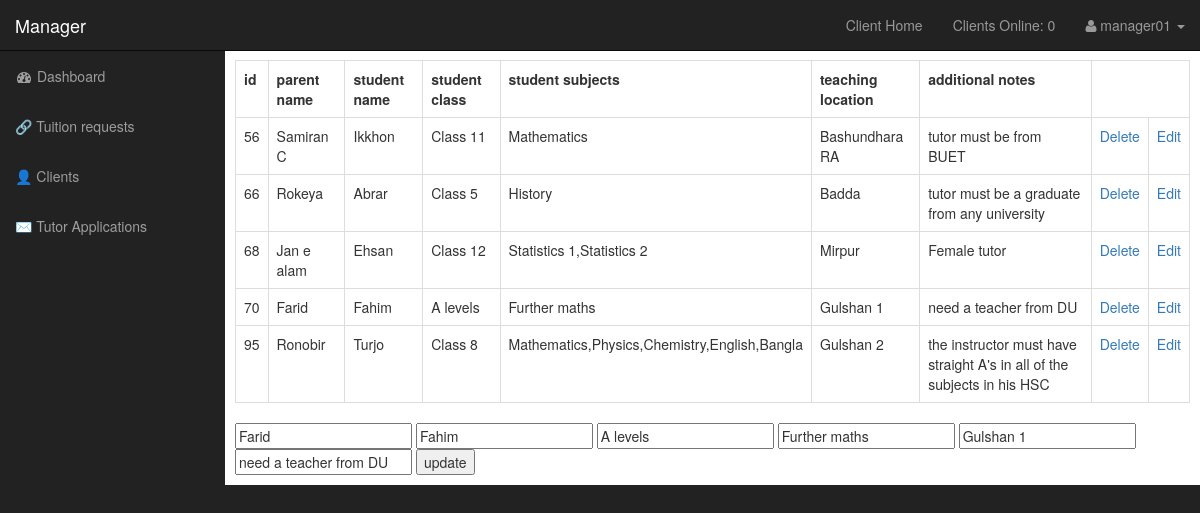
Page /manager/tuition requests.php?edit=70 (signed in) on the committed database.
### includes/functions.php (the view, shortened to what this page needs)
<?php
function get_result_from_db_query($query)
{
    global $connection;
    $result = mysqli_query($connection, $query);
    return $result;
}
function read_all_tuition_requests()
{
    global $connection;
    $column_names = get_result_from_db_query("DESC `tuition request`");
    echo "<tr>";
    while ($row = mysqli_fetch_assoc($column_names)) {
        echo "<th>";
        echo $row['Field'];
        echo "</th>";
    }
    echo "</tr>";
    $all_tuition_requests = get_result_from_db_query("SELECT * FROM `tuition request`");
    if (!$all_tuition_requests) {
        die("Query Failed" . mysqli_error($connection));
    } else {
        while ($row = mysqli_fetch_assoc($all_tuition_requests)) {
            $id = $row['id'];
?>
            <tr>
                <?php
                foreach ($row as $key => $value) {
                ?>
                    <td>
                        <?php
                        echo $value;
                        ?>
                    </td>
                <?php
                }
                ?>
                <?php
                echo "<td>
                 <a href='tuition requests.php?delete={$id}'>Delete</a>
                 </td>";
                echo "<td>
                 <a href='tuition requests.php?edit={$id}'>Edit</a>
                 </td>";
                ?>
            </tr>
        <?php
        }
    }
}
        ?>
        <?php
function edit_tuition_requests()
{
    if (isset($_GET['edit'])) {
        $edit_id = $_GET['edit'];
        $tuition_request = get_result_from_db_query("SELECT * FROM `tuition request` WHERE id={$edit_id}");
        while ($row = mysqli_fetch_assoc($tuition_request)) {
            $parent_name = $row['parent name'];
            $student_name = $row['student name'];
            $student_class = $row['student class'];
            $student_subjects = $row['student subjects'];
            $teaching_location = $row['teaching location'];
            $additional_notes = $row['additional notes'];
        ?>
            <form action="tuition requests.php" method="post">
                <input value="<?php if (isset($parent_name)) {
                                    echo $parent_name;
                                } ?>" type="text" name="parent_name" id="">
                <input value="<?php if (isset($student_name)) {
                                    echo $student_name;
                                } ?>" type="text" name="student_name" id="">
                <input value="<?php if (isset($student_class)) {
                                    echo $student_class;
                                } ?>" type="text" name="student_class" id="">
                <input value="<?php if (isset($student_subjects)) {
                                    echo $student_subjects;
                                } ?>" type="text" name="student_subjects" id="">
                <input value="<?php if (isset($teaching_location)) {
                                    echo $teaching_location;
                                } ?>" type="text" name="teaching_location" id="">
                <input value="<?php if (isset($additional_notes)) {
                                    echo $additional_notes;
                                } ?>" type="text" name="additional_notes" id="">
                <input type="submit" name="update" value="update">
            </form>
        <?php
        }
    }
}
        ?>

### manager/css/sb-admin.css (style rules this page uses)
body { margin-top: 100px; background-color: #222; }
@media (min-width:768px) { body { margin-top: 50px; } }

### rows in the picture
tuition request: id "56", parent name "Samiran C", student name "Ikkhon", student class "Class 11", student subjects "Mathematics", teaching location "Bashundhara RA", additional notes "tutor must be from BUET"
tuition request: id "66", parent name "Rokeya", student name "Abrar", student class "Class 5", student subjects "History", teaching location "Badda", additional notes "tutor must be a graduate from any university"
tuition request: id "68", parent name "Jan e alam", student name "Ehsan", student class "Class 12", student subjects "Statistics 1,Statistics 2", teaching location "Mirpur", additional notes "Female tutor"
tuition request: id "70", parent name "Farid", student name "Fahim", student class "A levels", student subjects "Further maths", teaching location "Gulshan 1", additional notes "need a teacher from DU", parent_name "Farid", student_name "Fahim", student_class "A levels", student_subjects "Further maths", teaching_location "Gulshan 1", additional_notes "need a teacher from DU"
tuition request: id "95", parent name "Ronobir", student name "Turjo", student class "Class 8", student subjects "Mathematics,Physics,Chemistry,English,Bangla", teaching location "Gulshan 2", additional notes "the instructor must have straight A's in all of the subjects in his HSC"

### other values in the picture
count_clients_online() "0"
$_SESSION['user_full_name'] "manager01"
$row['Field'] "id"
$row['Field'] "parent name"
$row['Field'] "student name"
$row['Field'] "student class"
$row['Field'] "student subjects"
$row['Field'] "teaching location"
$row['Field'] "additional notes"
